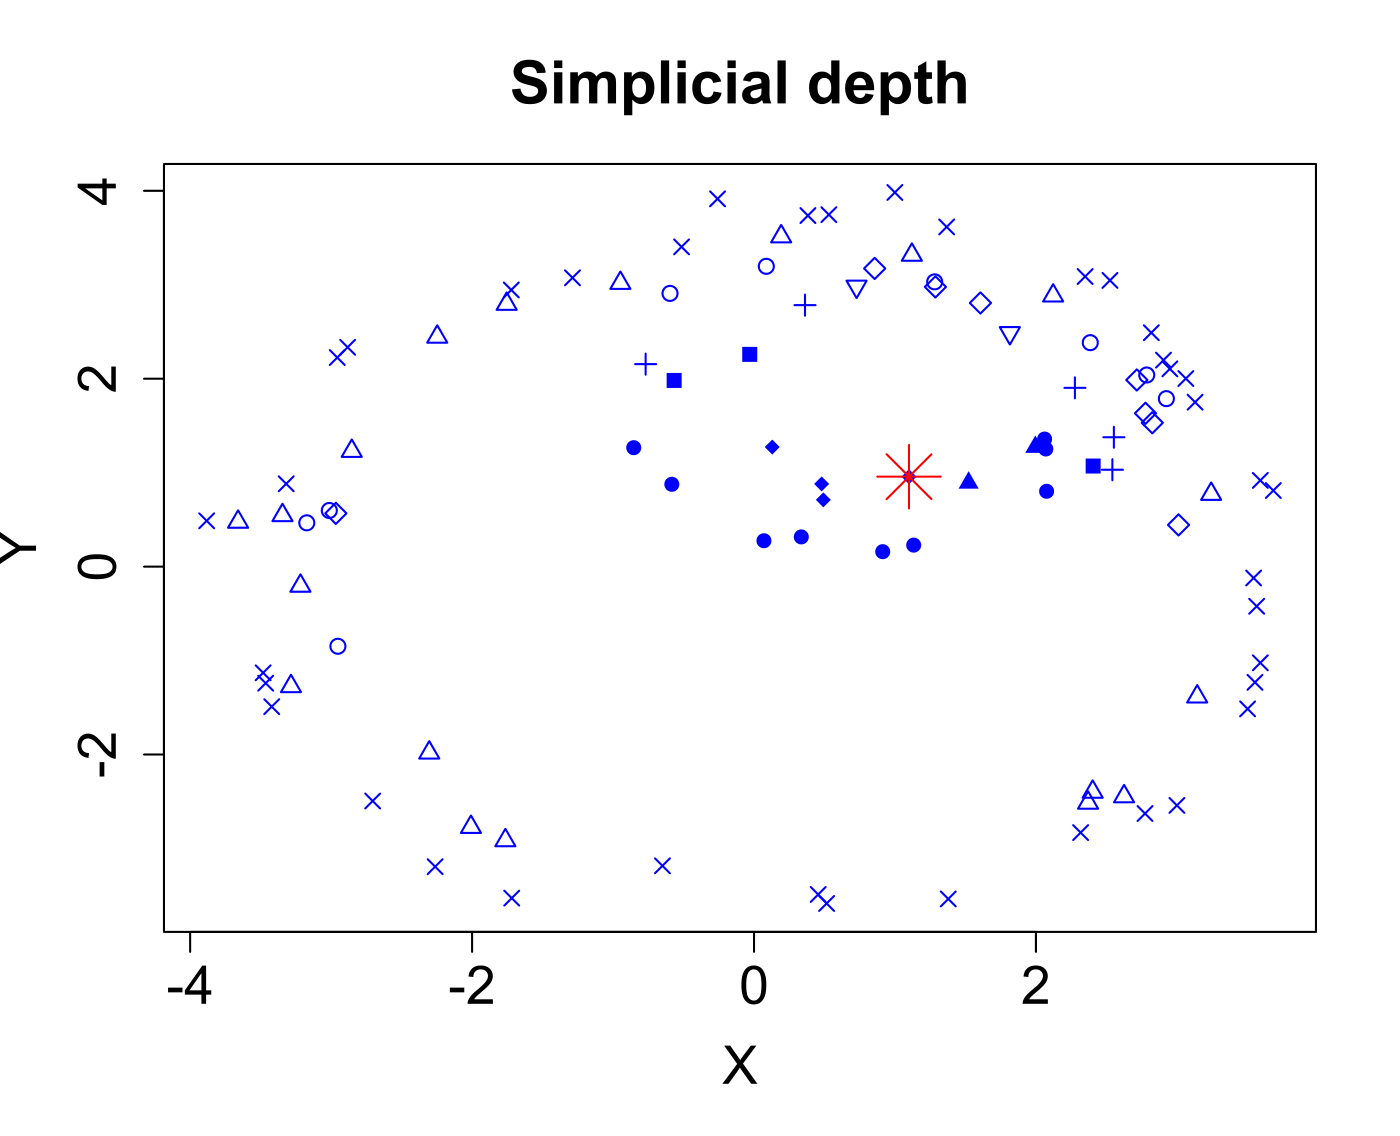

Write R code to recreate this figure.

# clear all variables
rm(list = ls(all = TRUE))
graphics.off()

# install and load packages
libraries = c("depth", "localdepth")
lapply(libraries, function(x) if (!(x %in% installed.packages())) {
    install.packages(x)
})
lapply(libraries, library, quietly = TRUE, character.only = TRUE)

# parameter settings
set.seed(101)
n = 100                                 # number of observations
p = 2                                   # number of dimensions
r = matrix(c(3, 1), 1, 2)
s = matrix(c(1, 2), 1, 2)
f = 4/10

# Generate data
d = matrix(0, n, p)                     # initialize matrix
d[, 1] = c(r[, 1] + runif((1 - f) * n), r[, 2] + runif(f * n))  # uniform numbers shifted by r
d[, 2] = 6.28 * runif(n)                # the second column has 100 random numbers from uniform distribution

c = rbind(matrix(0, (1 - f) * n, 2), matrix(s, f * n, 2, byrow = TRUE))  # first 1-f rows equals to zero, last f rows equal to s

x = matrix(0, n, p)                     # initialize matrix
x[, 1] = c[, 1] + d[, 1] * cos(d[, 2])  # rotate data and shift by c
x[, 2] = c[, 2] + d[, 1] * sin(d[, 2])


# Compute the two-dimensional median
m   = med(x, method = "Liu")
mm  = m$median

# compute the size of the simplices formed from x and return the corresponding
# quantiles needed as input for the function localdepth
tau = quantile.localdepth(x, probs = 0.1, size = TRUE, use = "volume")

# compute the depth and the local depth for the set of points of x and the given threshold tau
ld = localdepth(x, tau = tau$quantile, method = "simplicial", use = "volume")
dep = ld$depth                          # vector of the depth values

# plot the result: 1 is a circle, 2 is a triangle, 3 is a cross, 4 is a X-symbol,
# 5 is a rhombus, 6 is an inverted triangle, 15 is a filled rectangle, 16 is a
# filled circle, 17 is a filled triangle, 18 is a filled rectangle
col = round(10 * dep/max(dep))
col = 4 * (col == 1) + 2 * (col == 2) + 1 * (col == 3) + 5 * (col == 4) + 6 * (col == 
    5) + 3 * (col == 6) + 15 * (col == 7) + 16 * (col == 8) + 17 * (col == 9) + 18 * 
    (col == 10)
plot(x, pch = col, col = "blue", xlab = "X", ylab = "Y", main = "Simplicial depth", 
    cex.lab = 1.6, cex.axis = 1.6, cex.main = 1.8)
points(mm[1], mm[2], col = "red", pch = 8, cex = 3)  # median is the big red star 
